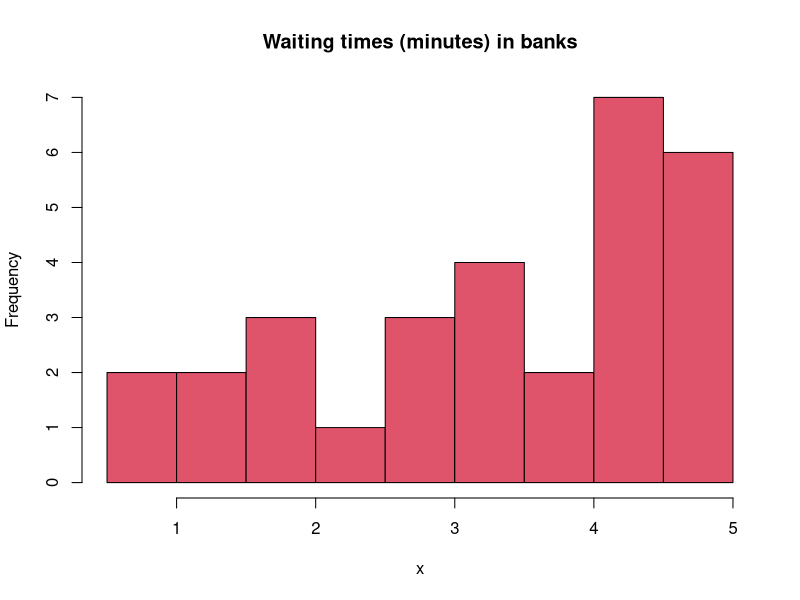

The R source for this figure:
#' As usual, we begin in R by entering the data and examining summaries of the data, and plots of the data, initially.  

x = c(0.8, 0.8, 1.3, 1.5, 1.8, 1.9, 1.9, 2.1, 2.6, 2.7, 2.9, 3.1, 3.2, 3.3, 3.5, 3.6, 4.0, 4.1, 4.2, 4.2, 4.3, 4.3, 4.4, 4.4, 4.6, 4.7, 4.7, 4.8, 4.9, 4.9)
summary(x)
sd(x)
hist(x, col = 2, main = 'Waiting times (minutes) in banks')


#' # Applying simple vs. simple tests to the data.
#' Assume that for the given data we have a suspicion that parameter $\lambda$ is concentrated 
#' somewhere within the region $[0,1]$. 
## * Assume that, initially, test the hypothesis $H_0: \lambda = 0.5$ vs. $H_0: \lambda = 0.6$.
# Define appropriately named objects for the quantities that you will use: `l0`, `l1` for the
# prior hypotheses, `n` for sample size, and `S` for the sum of the data.

## * What are the results in terms of $B_{01}$, $2log B_{10}$?

## *Calculate the posterior probabilities $p_0$, $p_1$, assuming that the two hypotheses 
# are equally likely *a-priori*.

## *What are your conclusions?














#' 
#' Of course, in this simple case we can "cheat" a bit, and use the build-in R function `dexp`
#'  for calculating the ratio. Type `?dexp' to see how this function works.
#' 
## * Repeat the previous calculations for $B_{01}$, $2log B_{10}$ using `dexp` and taking the product 
# of the result via function `prod`.

## * Check whether the results are in agreement.















#' Ideally, we would like to construct an automated procedure which will produce results over a grid 
#' of values of $\lambda_1$. This is easy to do once we have our function and the arguments `data` and
#' `l0` and use the command `seq` for defining a grid of values for the argument `l1`.   

## * Type `?seq` to remember how to use this command. Then define an object `grid1` based on `seq` 
# which will be an equally spaced grid of 100 values from 0 to 1.

## * Storing results to an object `logB10`, use `gridl1` as input to your function `f` using the
# same `data` and `l0` as before.

## * Assuming that we would be strict and reject $H_0$ if $2\log B_{10} >1$ find the minimum and
# the maximum $\lambda_1$s for which we would reject. Store them to objects `minl1` and `maxl1`,
# respectively. *Hint:* You can use the `which`, command which we used in the previous practicals.


















#' 
## * Plot the results having on the x-axis the sequence of $\lambda_1$ values and on the y-axis the 
# calculated $2\log B_{10}$.

## * Use the command `abline` to highlight horizontally where $2\log B_{10} >1$ and vertically the 
# minimum and maximum $\lambda_1$s as the boundaries where this happens.

## * What are your conclusions from the plot?




















#' # Applying simple vs. composite tests to the data.
#' 
#' Assume that we make the prior assumption that $\alpha =2$ and $\beta=4$. 
## * This time create a function `f2` that takes as input `data`, `l0`, `alpha` and `beta` and gives as output the posterior probability of $H_0$ (use the formula shown in Section 2).

## * Apply the function to the dataset assuming this time that `l0=0.3`.

## * If you have coded this correctly you will an output approximately equal to 0.578. What can we say based on the output?





















## * Create a function `f3` that takes as further input the additional argument `pi0`
# for the prior posterior probability of $H_0$ and produces again as output the 
# posterior probability of $H_0$.

## * Assume that for some reason we believe that $H_0$ is more likely and assign
# the prior odds to be equal to 2.333333. Use your function `f3` to find the posterior
#probability of the null.

## * Has the posterior probability increaed or decreased, and is the result expected?













## * Think of values of $\alpha$ and $\beta$ that give again a prior expectation equal to 0.5,
# but that result in a higher prior variance.

## * Apply then your function `f1` using these hyperparameters.

## * What is the resulting posterior probability now, and how do you explain the change 
# in comparison to the result in Exercise 5.1?




















